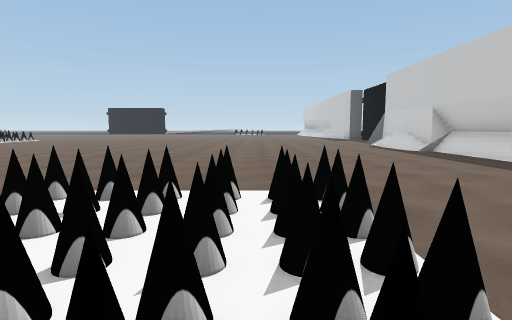
View 1 (above)

22 first-person views from a walk through a Unity game level. The camera is 1.4 m above the floor, tilts 6° down and sees 80° across. The floor is counted in squares, 2 m on a side. Each view is taken from the middle of a square. On the plan, view 1 faces up. The plan holds only what a view shows up to about 10 squares ahead; the rest is blank. The place goes on beyond the plan. The player character is not drawn.

View 2
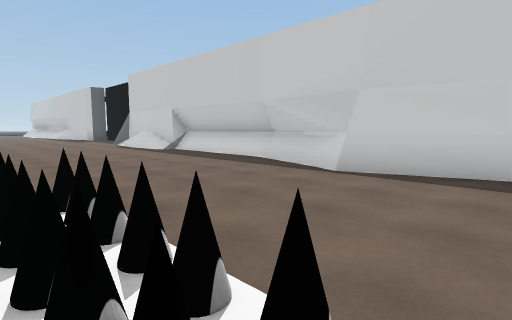

View 3
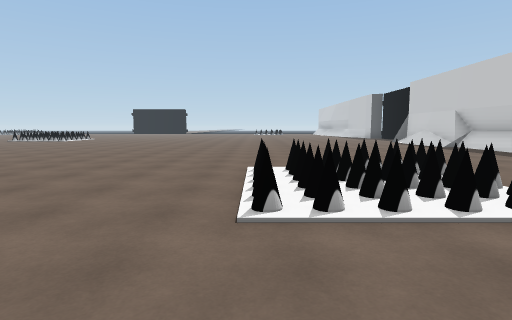

View 4
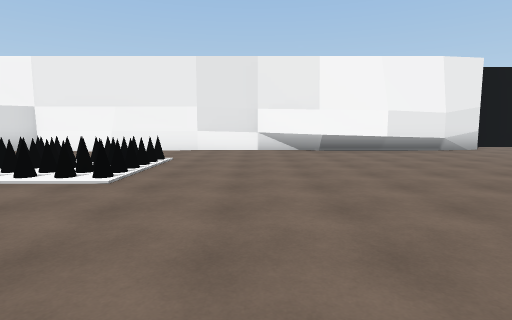

View 5
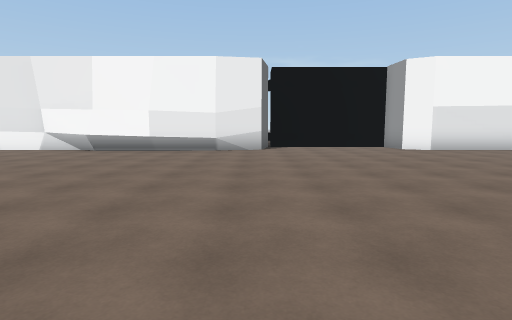

View 6
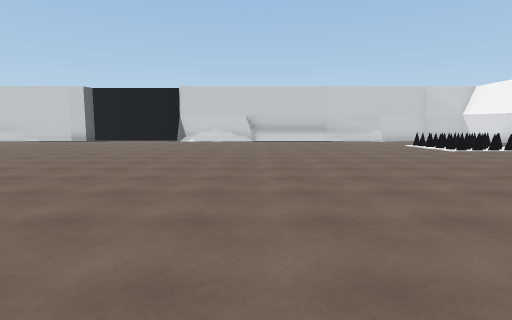

View 7
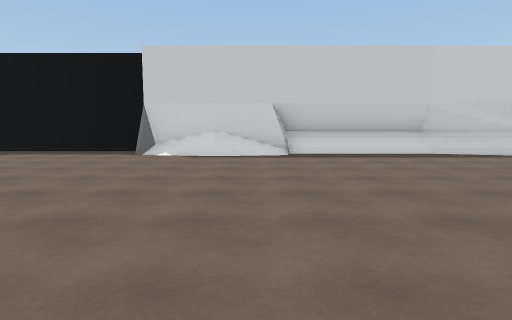

View 8
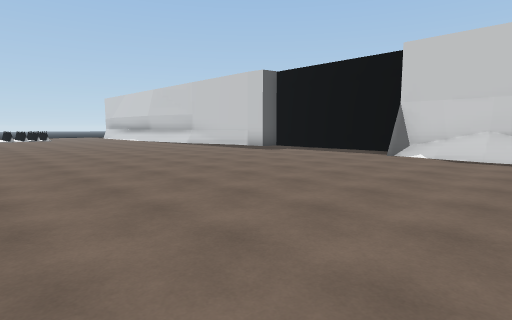

View 9
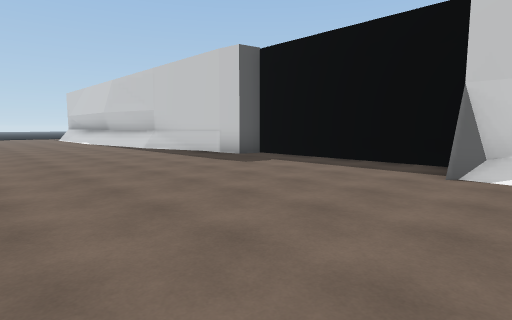

View 10
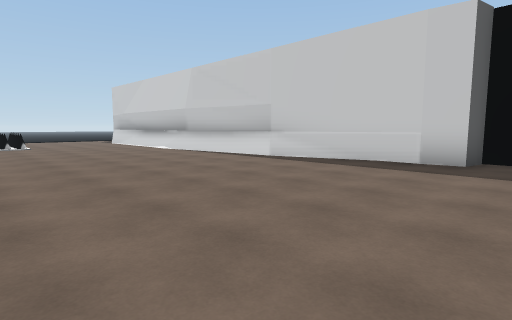

View 11
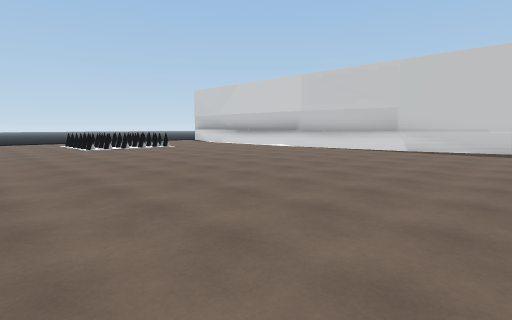

View 12
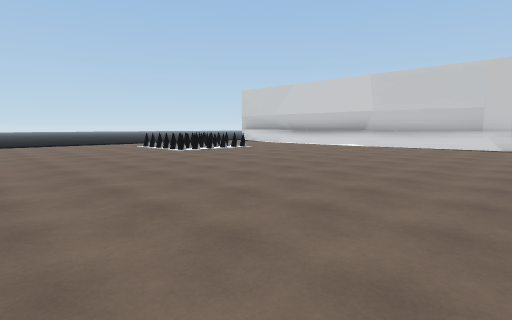

View 13
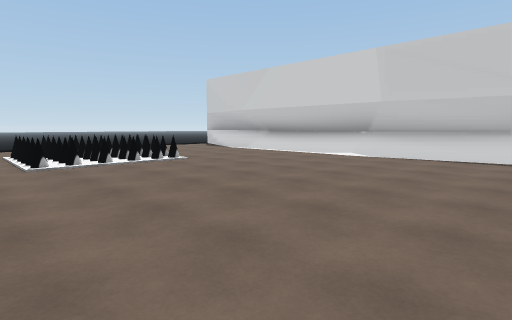

View 14
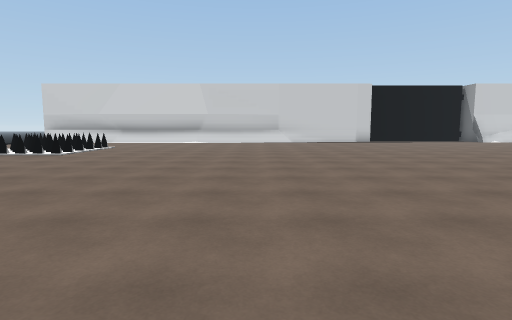

View 15
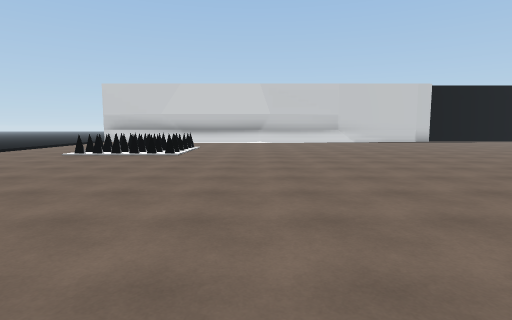

View 16
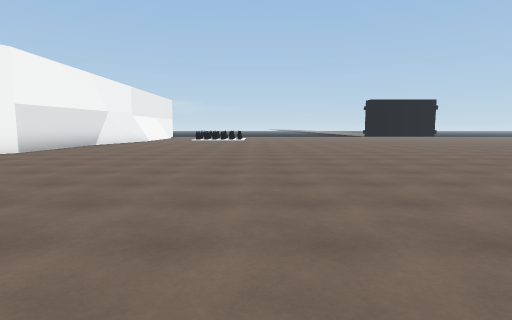

View 17
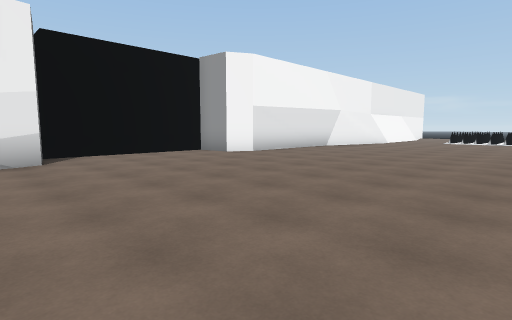

View 18
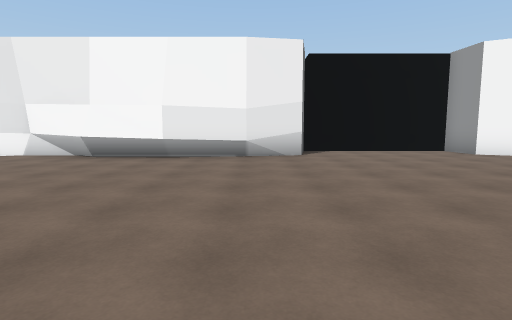

View 19
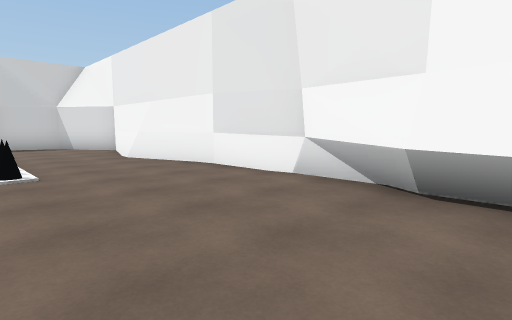

View 20
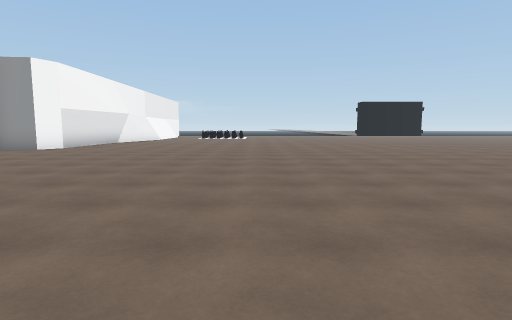

View 21
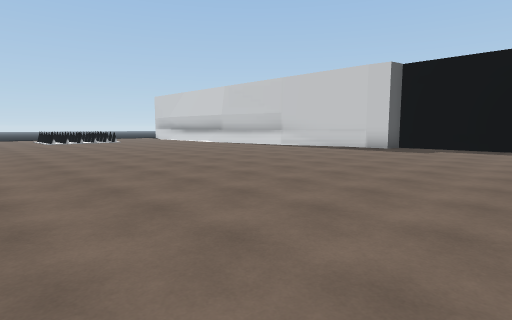

View 22
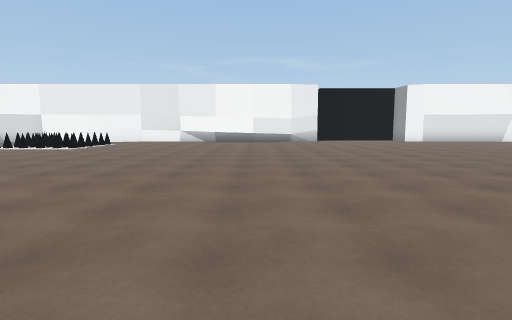

### Floor plan
Key: @ floor where view 1 was taken; # wall or solid block; . floor; / step, stairs or slope; = window, fence, low wall or low ledge; ^ raised ledge.
Columns run from 18 left of view 1 to 7 right of it. Each row starts with its distance up from view 1.
 30            .....===....
 29           .............#
 28          ..............#
 27         ...............#
 26          ..............#
 25          ..............#
 24         .............../^
 23          ............../#
 22           ............./#
 21            ............/#
 20             ............#
 19              ...........#
 18              ...........##
 17              ............#
 16              ............#
 15              ............#
 14              ............#
 13           .............###
 12          ............../#
 11 .....   .............../^
 10 ...... ................/#
  9 ......................./#
  8 ........................#
  7 ........................#
  6 ........................#
  5 ........................#
  4 .......................##
  3 ................====...#
  2 ................====...#
  1 ................====...##
  0 ..................@=....#
 -1 .......................##
 -2 ..........###.....##..##
 -3 ###....#### ###########
 -4   #....#
 -5   ######

Where each view was taken, in squares from view 1:
view 1: 0 up, 0 right, facing up
view 2: 0 up, 0 right, facing up-right
view 3: 2 down, 2 left, facing up
view 4: 7 up, 4 left, facing down
view 5: 7 up, 11 left, facing down
view 6: 9 up, 11 left, facing right
view 7: 10 up, 3 left, facing right
view 8: 10 up, 3 left, facing up-right
view 9: 12 up, 0 right, facing up-right
view 10: 17 up, 1 left, facing up-right
view 11: 19 up, 5 left, facing up-right
view 12: 21 up, 7 left, facing up-right
view 13: 23 up, 3 left, facing up-right
view 14: 24 up, 10 left, facing right
view 15: 27 up, 10 left, facing right
view 16: 4 up, 8 left, facing left
view 17: 4 up, 10 left, facing down-left
view 18: 5 up, 10 left, facing down
view 19: 1 up, 7 left, facing down-right
view 20: 4 up, 6 left, facing left
view 21: 14 up, 5 left, facing up-right
view 22: 13 up, 8 left, facing down
